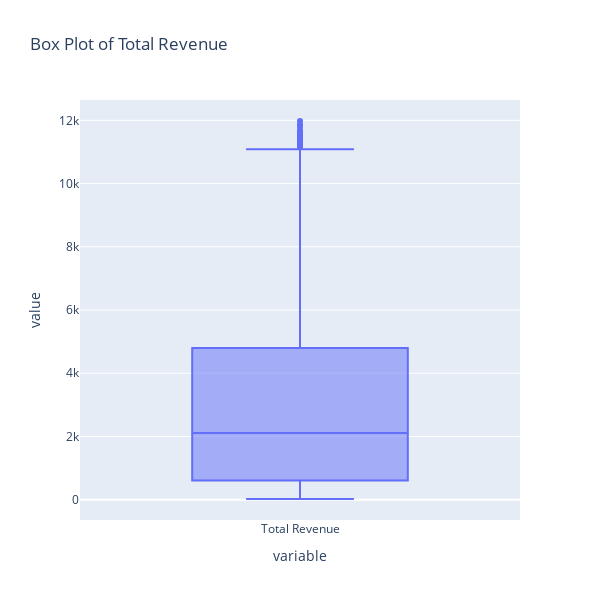

The code cell stored with this chart in its notebook:
### Code cell
# using boxplot to visualize oulier for the "Total Revenue" feature
fig = px.box(
    df,
    y=["Total Revenue"],
    title="Box Plot of Total Revenue ",
    width=600,
    height=600
    # yaxis_title= "Numerical Features",
    # vert=False
)
fig.show()

### Figure 1 — Plotly figure (JSON) as saved in the notebook; plotly's stock layout.template omitted (floating-point values rounded to 4 significant figures; data arrays with more than 128 entries replaced by an {"elided": "..."} marker saying what was removed)
{"data": [{"alignmentgroup": "True", "hovertemplate": "variable=%{x}<br>value=%{y}<extra></extra>", "legendgroup": "", "marker": {"color": "#636efa"}, "name": "", "notched": false, "offsetgroup": "", "orientation": "v", "showlegend": false, "type": "box", "x": {"elided": "7043 str values"}, "x0": " ", "xaxis": "x", "y": {"elided": "7043 float values"}, "y0": " ", "yaxis": "y"}], "layout": {"boxmode": "group", "height": 600, "legend": {"tracegroupgap": 0}, "title": {"text": "Box Plot of Total Revenue "}, "width": 600, "xaxis": {"anchor": "y", "domain": [0, 1], "title": {"text": "variable"}}, "yaxis": {"anchor": "x", "domain": [0, 1], "title": {"text": "value"}}}}
